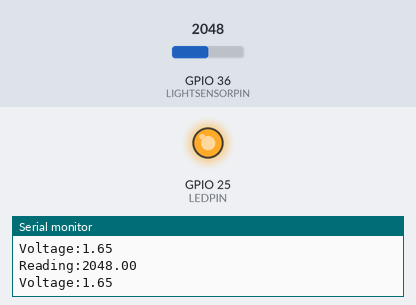
A sketch run on a simulated ESP32. Parts: output pins drawn as LEDs (lit = HIGH), the last lines printed to the serial monitor. Inputs (shaded band) come from the test bench; at power-on: GPIO 36 (LIGHTSENSORPIN) = 2048.

Above: at 1.8 s.
1.9 s: GPIO 36 (LIGHTSENSORPIN) set to 108
3.4 s: GPIO 36 (LIGHTSENSORPIN) set to 91
At 4.8 s:
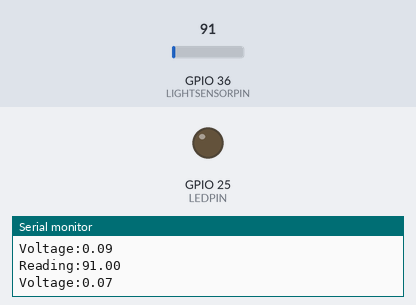
5.5 s: GPIO 36 (LIGHTSENSORPIN) set to 491
At 6.3 s:
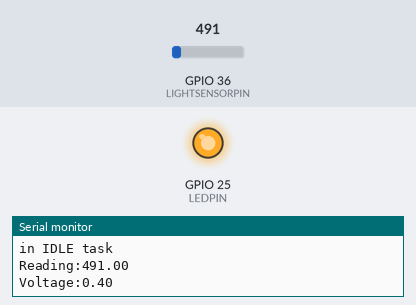
7.5 s: GPIO 36 (LIGHTSENSORPIN) set to 60
At 9.1 s:
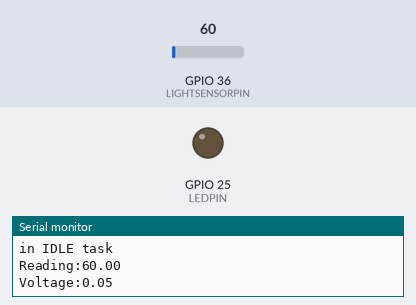
Timing chart, 0 to 10.5 s (numbered marks = the images above; inputs shaded):
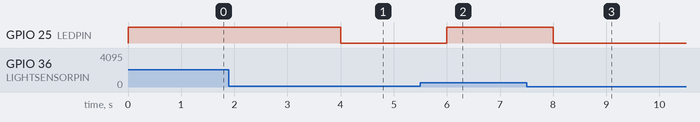

The sketch:

esp32.HT.lum.TEMT6000.task.181116.ino
```cpp
#define LEDPIN 25         //LED brightness (PWM) writing
#define LIGHTSENSORPIN 36 //Ambient light sensor reading

void taskTEMT6000( void * parameter)
{
  const TickType_t xDelay = 1000 / portTICK_PERIOD_MS;
  float reading,square_ratio;
  float voltage;

    while(true)
    {
    reading = analogRead(LIGHTSENSORPIN); //Read light level
    voltage = reading*(3.3/4095.0);
    Serial.print("Reading:");Serial.println(reading);
    Serial.print("Voltage:");Serial.println(voltage);


    if(reading>100) digitalWrite(LEDPIN,HIGH);  //Adjust LED brightness relatively
    else  digitalWrite(LEDPIN,LOW);
                    //Display reading in serial monitor
    vTaskDelay(xDelay);
    }
}

void setup() {
  pinMode(LIGHTSENSORPIN,  INPUT);
  pinMode(LEDPIN, OUTPUT);
  Serial.begin(9600);
   xTaskCreate(
                    taskTEMT6000,          /* Task function. */
                    "TaskTEMT6000",        /* String with name of task. */
                    10000,            /* Stack size in words. */
                    NULL,             /* Parameter passed as input of the task */
                    1,                /* Priority of the task. */
                    NULL);            /* Task handle. */

}

void loop() {
Serial.println("in IDLE task");
  delay(3000);
}
```

Measured:
- the behaviour switches between 101 and 100 on GPIO 36 (LIGHTSENSORPIN) (found by bisection; images 0 and 1)
- after the input at 3.4 s, GPIO 25 (LEDPIN): HIGH → LOW after 0.60 s
- after the input at 5.5 s, GPIO 25 (LEDPIN): LOW → HIGH after 0.50 s
- after the input at 7.5 s, GPIO 25 (LEDPIN): HIGH → LOW after 0.50 s
